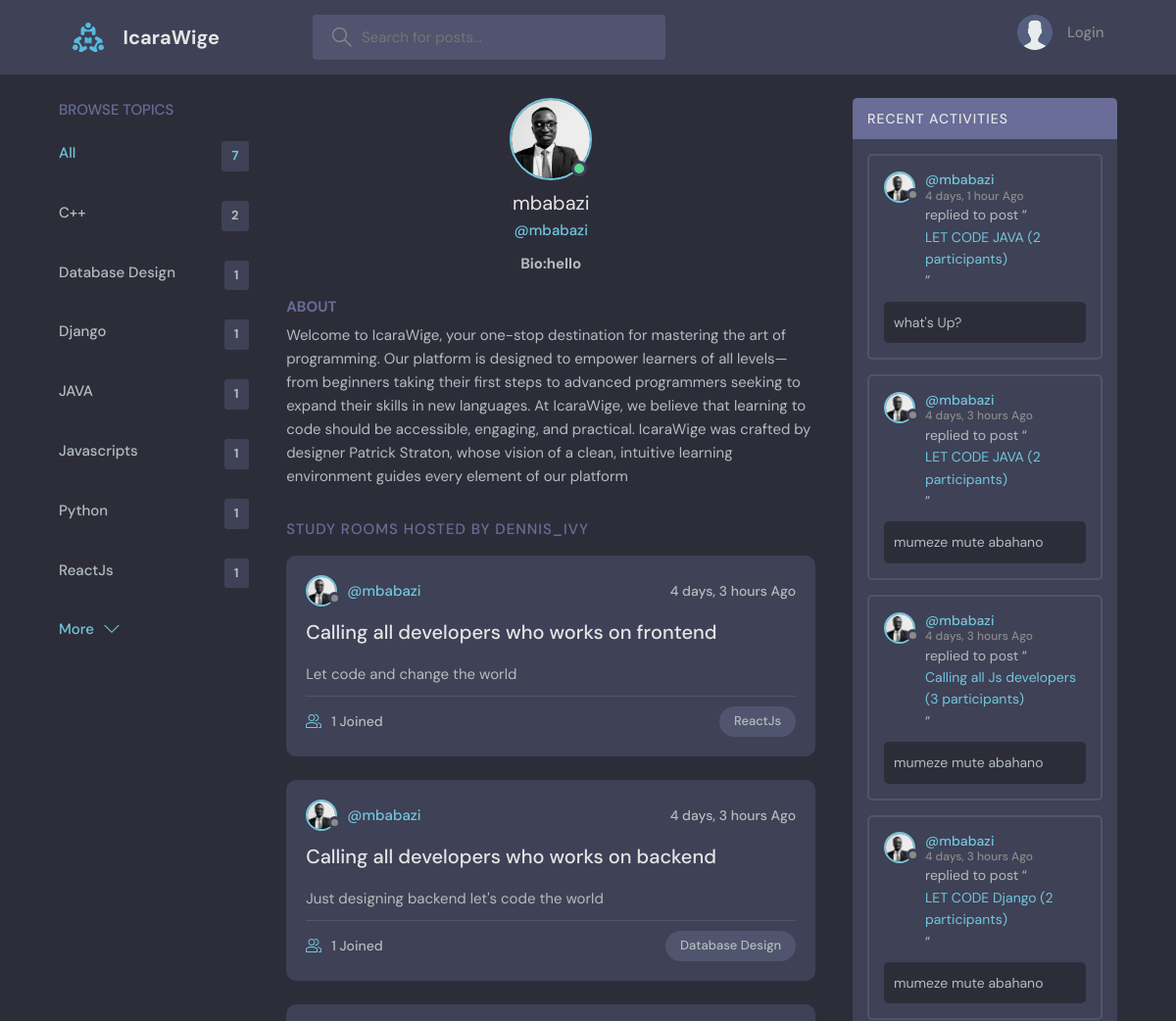
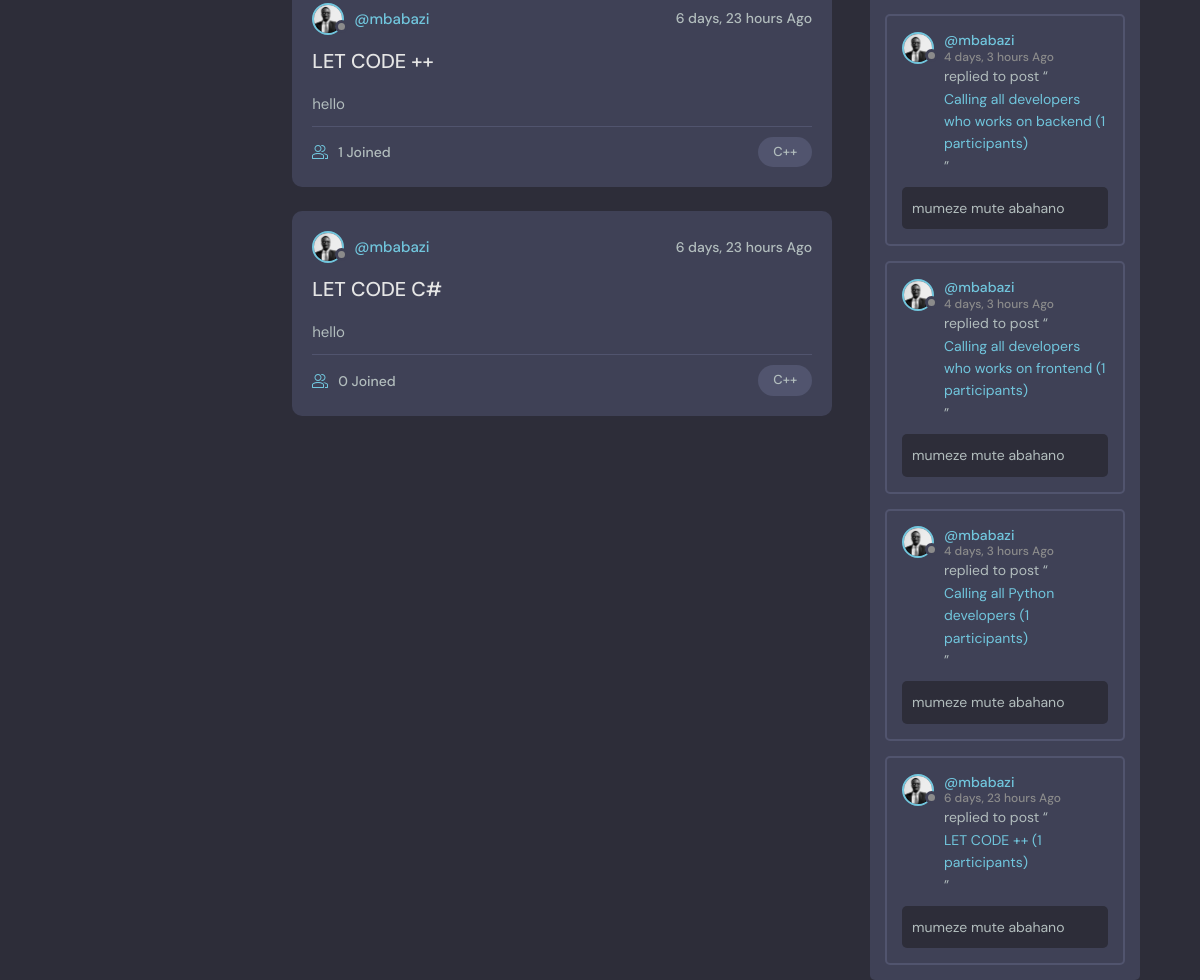
Page /profile/1/ on the committed database (2 pictures, top to bottom).
### base/models.py (models this page shows, shortened)
class Topic(models.Model):
    name = models.CharField(max_length=200)
    class Meta:
        ordering = ['name']

class User(AbstractUser):
    username =models.CharField(max_length=200, null=True)
    name = models.CharField(max_length=200, null=True)
    email = models.EmailField(unique=True)
    bio = models.TextField(null=True, blank=True)
    avatar=models.ImageField(null=True,default="avatar.svg")
    USERNAME_FIELD = 'email'
    REQUIRED_FIELDS = []
    objects = UserManager()

class Room(models.Model):
    host = models.ForeignKey(User, on_delete=models.SET_NULL, null=True)
    topic = models.ForeignKey(Topic, on_delete=models.SET_NULL, null=True)
    name = models.CharField(max_length=200)
    Description = models.TextField(null=True, blank=True)
    participants = models.ManyToManyField(User, related_name='participants', blank=True)
    updated = models.DateTimeField(auto_now=True)
    created = models.DateTimeField(auto_now_add=True)
    class Meta:
        ordering = ['-updated', '-created']
    def __str__(self):
        return f"{self.name} ({self.participants.count()} participants)"

class Message(models.Model):
    user = models.ForeignKey(User, on_delete=models.CASCADE)
    room = models.ForeignKey(Room, on_delete=models.CASCADE)
    body = models.TextField()
    updated = models.DateTimeField(auto_now=True)
    created = models.DateTimeField(auto_now_add=True)
    class Meta:
        ordering = ['-updated', '-created']

### base/views.py (the view)
# urls.py: path('profile/<str:pk>/', views.userp, name='profile'),
def userp(request,pk):
    user=User.objects.get(id=pk)
    rooms=user.room_set.all()
    room_messages=user.message_set.all()
    topics=Topic.objects.all()
    context={'user':user,'rooms':rooms,'room_messages':room_messages,'topics':topics}
    return render(request,'base/userprofile.html',context)

### base/templates/base/userprofile.html (shortened to what this page needs)
{%extends 'base/nav.html'%}
   {%block content%}
  <main class="profile-page layout layout--3">
    <div class="container">
      {%include 'base/topic.html'%}
      <div class="roomList">
        <div class="profile">
          <div class="profile__avatar">
            <div class="avatar avatar--large active">
              <img src="{{user.avatar.url}}" />
            </div>
          </div>
          <div class="profile__info">
            <h3>{{user.username}}</h3>
            <p>@{{user.username}}</p>
            <h4>Bio:{{user.bio}}</h4>
          </div>
          <div class="profile__about">
            <h3>About</h3>
            <p>
              Welcome to IcaraWige, your one-stop destination for mastering the art of programming. Our platform is designed to empower learners of all levels—from beginners taking their first steps to advanced programmers seeking to expand their skills in new languages. At IcaraWige, we believe that learning to code should be accessible, engaging, and practical.
              IcaraWige was crafted by designer Patrick Straton, whose vision of a clean, intuitive learning environment guides every element of our platform
            </p>
          </div>
        </div>
        <div class="roomList__header">
          <div>
            <h2>Study Rooms Hosted by dennis_ivy</a>
            </h2>
          </div>
        </div>
        <div>
        {%include 'base/feed.html'%}
      </div>
      <div>
        {%include 'base/activity.html'%}
  </main>
{%endblock content%}

### base/templates/base/nav.html (shortened to what this page needs)
<!DOCTYPE html>
{% load static %}
<html lang="en">
  <head>
    <link rel="stylesheet" href="{% static 'styles/style.css' %}">
  </head>
  <body>
    {% include 'base/navbar.html' %}
    {% block content %}
    {% endblock content %}
  </body>
</html>

### base/templates/base/navbar.html (shortened to what this page needs)
{%load static%}
<header class="header header--loggedIn">
    <div class="container">
      <a href="{%url 'land'%}" class="header__logo">
        <img src="{% static 'images/logo.svg'%}" />
        <h1>IcaraWige</h1>
      </a>
      <form class="header__search" method="GET" action="{%url 'home'%}">
        <label>
          <input name="q" placeholder="Search for posts..." />
        </label>
      </form>
      <nav class="header__menu">
{%if request.user.is_authenticated%}
        <div class="header__user">
          <a href="{%url 'home'%}">
            <div class="avatar avatar--medium active">
              <img src="{{request.user.avatar.url}}" />
            </div>
            <p>{{request.user.username}}<span>@{{request.user.username}}</span></p>
          </a>
          <button class="dropdown-button">
            <svg version="1.1" xmlns="http://www.w3.org/2000/svg" width="32" height="32" viewBox="0 0 32 32">
              <title>chevron-down</title>
              <path d="M16 21l-13-13h-3l16 16 16-16h-3l-13 13z"></path>
            </svg>
          </button>
        </div>
        {%else%}
        <a href="{% url 'login' %}">
          <img src="{% static 'images/avatar.svg' %}" />
          <p>Login</p>
        </a>
        {%endif%}
      </nav>
    </div>
  </header>

### base/templates/base/topic.html
<div class="topics">
   <div class="topics__header">
     <h2>Browse Topics</h2>
   </div>
   <ul class="topics__list">
     <li>
       <a href="{%url 'home'%}" class="active">All <span>{{topics.count}}</span></a>
     </li>
     {%for topic in topics%}
     <li>
       <a href="{% url 'home'%}?q={{topic.name}}">{{topic.name}}<span>{{topic.room_set.all.count}}</span></a>
     </li>
     {%endfor%}
   </ul>
   <a class="btn btn--link" href="{%url 'topic'%}">
     More
     <svg version="1.1" xmlns="http://www.w3.org/2000/svg" width="32" height="32" viewBox="0 0 32 32">
       <title>chevron-down</title>
       <path d="M16 21l-13-13h-3l16 16 16-16h-3l-13 13z"></path>
     </svg>
   </a>
 </div>

### base/templates/base/feed.html (shortened to what this page needs)
{% for room in rooms %}
<div class="roomListRoom">
    <div class="roomListRoom__header">
      <a href="{%url 'profile' room.host.id%}" class="roomListRoom__author">
        <div class="avatar avatar--small">
          <img src="{{room.host.avatar.url}}"/>
        </div>
        <span>@{{room.host.username}}</span>
      </a>
      <div class="roomListRoom__actions">
        <span>{{room.created|timesince}} Ago</span>
      </div>
    </div>
    <div class="roomListRoom__content">
      <a href="{%url 'room' room.id%}">{{room.name}}</a>
      <p>
        {{room.Description}}
      </p>
    </div>
    <div class="roomListRoom__meta">
      <a href="{%url 'room' room.id%}" class="roomListRoom__joined">
        {{room.participants.all.count}} Joined
      </a>
      <p class="roomListRoom__topic">{{room.topic.name}}</p>
    </div>
  </div>
  {% endfor %}
</div>

### base/templates/base/activity.html (shortened to what this page needs)
<div class="activities">
    <div class="activities__header">
      <h2>Recent Activities</h2>
    </div>
    {%for message in room_messages%}
    <div class="activities__box">
      <div class="activities__boxHeader roomListRoom__header">
        <a href="{%url 'profile' message.user.id%}" class="roomListRoom__author">
          <div class="avatar avatar--small">
            <img src="{{message.user.avatar.url}}" />
          </div>
          <p>
            @{{ message.user.username }}
            <span>{{ message.created|timesince }} Ago </span>
          </p>
        </a>
      </div>
      <div class="activities__boxContent">
        <p>replied to post “<a href="{%url 'room' message.room.id %}">{{ message.room }}</a>”</p>
        <div class="activities__boxRoomContent">
        {{message.body}}
        </div>
      </div>
    </div>
    {%endfor%}
  </div>
</div>
</div>

### rows in the picture
Topic: name "C++", room_set.all.count "2"
Topic: name "Database Design", room_set.all.count "1"
Topic: name "Django", room_set.all.count "1"
Topic: name "JAVA", room_set.all.count "1"
Topic: name "Javascripts", room_set.all.count "1"
Topic: name "Python", room_set.all.count "1"
Topic: name "ReactJs", room_set.all.count "1"
User: avatar (picture), username "mbabazi", bio "hello"
Room: host.avatar (picture), host.username "mbabazi", created "4 days, 3 hours", name "Calling all developers who works on frontend", Description "Let code and change the world", participants.all.count "1", topic.name "ReactJs"
Room: host.avatar (picture), host.username "mbabazi", created "4 days, 3 hours", name "Calling all developers who works on backend", Description "Just designing backend let's code the world", participants.all.count "1", topic.name "Database Design"
Room: host.avatar (picture), host.username "mbabazi", created "6 days, 23 hours", name "LET CODE ++", Description "hello", participants.all.count "1", topic.name "C++"
Room: host.avatar (picture), host.username "mbabazi", created "6 days, 23 hours", name "LET CODE C#", Description "hello", participants.all.count "0", topic.name "C++"
Message: user.avatar (picture), user.username "mbabazi", created "4 days, 1 hour", room "LET CODE JAVA (2 participants)", body "what's Up?"
Message: user.avatar (picture), user.username "mbabazi", created "4 days, 3 hours", room "LET CODE JAVA (2 participants)", body "mumeze mute abahano"
Message: user.avatar (picture), user.username "mbabazi", created "4 days, 3 hours", room "Calling all Js developers (3 participants)", body "mumeze mute abahano"
Message: user.avatar (picture), user.username "mbabazi", created "4 days, 3 hours", room "LET CODE Django (2 participants)", body "mumeze mute abahano"
Message: user.avatar (picture), user.username "mbabazi", created "4 days, 3 hours", room "Calling all developers who works on backend (1 participants)", body "mumeze mute abahano"
Message: user.avatar (picture), user.username "mbabazi", created "4 days, 3 hours", room "Calling all developers who works on frontend (1 participants)", body "mumeze mute abahano"
Message: user.avatar (picture), user.username "mbabazi", created "4 days, 3 hours", room "Calling all Python developers (1 participants)", body "mumeze mute abahano"
Message: user.avatar (picture), user.username "mbabazi", created "6 days, 23 hours", room "LET CODE ++ (1 participants)", body "mumeze mute abahano"

### other values in the picture
{{ topics.count }} "7"
